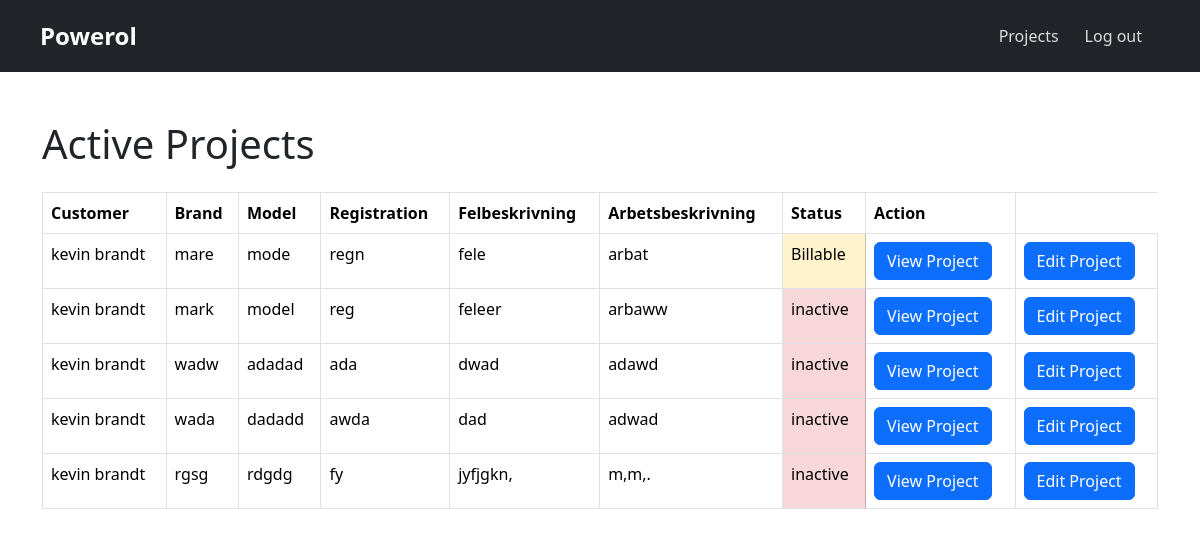
/all_projects.php (signed in), run on an earlier commit of the app's database.
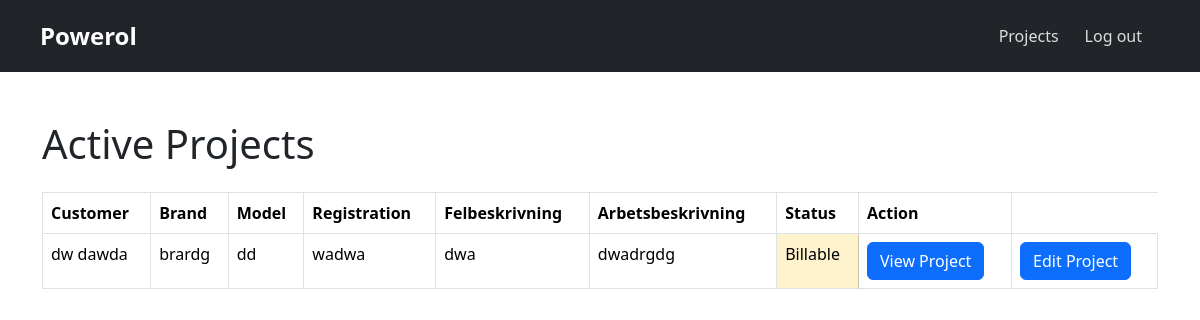
And on a later commit of the database.
### tables this page shows
CREATE TABLE `table_projekt` (
  `id_projekt` int(11) NOT NULL,
  `pt_felbeskrivning` varchar(520) NOT NULL,
  `pt_arbetsbeskrivning` varchar(520) NOT NULL,
  `pt_status_fk` int(11) NOT NULL,
  `customer_fk` int(11) DEFAULT NULL,
  `created_by_user_fk` int(11) NOT NULL,
  `car_brand` varchar(255) NOT NULL,
  `car_model` varchar(255) NOT NULL,
  `car_reg` varchar(255) NOT NULL
);

CREATE TABLE `table_status` (
  `id_status` int(11) NOT NULL,
  `status_name` varchar(50) NOT NULL
);

### includes/functions.php (called while the page is built, shortened)
<?php
function getAllProjects($pdo) {
    try {
        $stmt = $pdo->query("
            SELECT
                p.id_projekt,
                CONCAT(c.cust_fname, ' ', c.cust_lname) AS customer_name,
                p.pt_felbeskrivning,
                p.pt_arbetsbeskrivning,
                p.car_brand,
                p.car_model,
                p.car_reg,
                s.status_name,
                p.pt_status_fk
            FROM table_projekt p
            JOIN table_customer c ON p.customer_fk = c.id_cust
            JOIN table_status s ON p.pt_status_fk = s.id_status
        ");
        return $stmt;
    } catch (PDOException $e) {
        throw new Exception("Error retrieving active projects: " . $e->getMessage());
    }
}
?>

### all_projects.php (the view, shortened to what this page needs)
<?php
include_once 'includes/header.php';
echo "<div class='container mt-5'>";
echo "<h1 class='mb-4'>Active Projects</h1>";
try {
    $stmt = getAllProjects($pdo);
    if ($stmt && $stmt->rowCount() > 0) {
        echo "<div class='table-responsive'>";
        echo "<table class='table table-bordered table-hover'>
                <thead class='thead-dark'>
                    <tr>
                        <th>Customer</th>
                        <th>Brand</th>
                        <th>Model</th>
                        <th>Registration</th>
                        <th>Felbeskrivning</th>
                        <th>Arbetsbeskrivning</th>
                        <th>Status</th>
                        <th>Action</th>
                    </tr>
                </thead>
                <tbody>";
        foreach ($stmt as $row) {
            $status_color_class = '';
            switch ($row['pt_status_fk']) {
                case 2:
                    $status_color_class = 'table-danger';
                    break;
                case 3:
                    $status_color_class = 'table-warning';
                    break;
            }
            $felbeskrivning = strlen($row['pt_felbeskrivning']) > 100
                ? substr($row['pt_felbeskrivning'], 0, 100) . '...'
                : $row['pt_felbeskrivning'];
            $arbetsbeskrivning = strlen($row['pt_arbetsbeskrivning']) > 100
                ? substr($row['pt_arbetsbeskrivning'], 0, 100) . '...'
                : $row['pt_arbetsbeskrivning'];
            echo "<tr>
                    <td>" . $row['customer_name'] . "</td>
                    <td>" . $row['car_brand'] . "</td>
                    <td>" . $row['car_model'] . "</td>
                    <td>" . $row['car_reg'] . "</td>
                    <td>" . $felbeskrivning . "</td>
                    <td>" . $arbetsbeskrivning . "</td>
                    <td class='$status_color_class'>" . $row['status_name'] . "</td>
                    <td>
                        <a href='single-project.php?id=" . $row['id_projekt'] . "' class='btn btn-primary'>View Project</a>
                    </td>
                    <td>
                        <a href='edit-single-project.php?id=" . $row['id_projekt'] . "' class='btn btn-primary'>Edit Project</a>
                    </td>
                  </tr>";
        }
        echo "</tbody></table>";
    } else {
        echo "<div class='alert alert-info' role='alert'>No active projects found.</div>";
    }
} catch (Exception $e) {
    echo "<div class='alert alert-danger' role='alert'>Error: " . $e->getMessage() . "</div>";
}
echo "</div>";
?>

### includes/header.php (shortened to what this page needs)
 <?php
require_once 'includes/functions.php';
$menuLinks = array(
  array(
    "title" => "Projects",
    "url" => "project.php"
  )
);
?>
<!DOCTYPE html>
<html>
<head>
<link href="https://cdn.jsdelivr.net/npm/bootstrap@5.3.3/dist/css/bootstrap.min.css" rel="stylesheet">
<link rel="stylesheet" href="assets/css/style.css">
</head>
<body>
<header class="container-fluid bg-dark">
    <nav class="navbar navbar-expand-lg navbar-dark bg-dark">
        <div class="container-fluid">
            <a class="navbar-brand" href="project.php">Powerol</a>
            <div class="collapse navbar-collapse justify-content-end" id="navbarNav">
                <ul class="navbar-nav">
                    <?php
                    if(isset($_SESSION['user_id'])){
                        foreach($menuLinks as $menuItem){
                            $activeClass = ($_SERVER['PHP_SELF'] === '/' . $menuItem['url']) ? 'active' : '';
                            echo "<li class='nav-item'>
                                <a class='nav-link $activeClass' href='{$menuItem['url']}'>{$menuItem['title']}</a>
                            </li>";
                        }
                    }
                    if(isset($_SESSION['user_id'])){
                        echo "<li class='nav-item'>
                            <a class='nav-link' href='?logout=1'>Log out</a>
                        </li>";
                    }
                    ?>
                </ul>
            </div>
        </div>
    </nav>
</header>
</body>
</html>

What changed in the data, as far as the page shows it:
no longer on this page (row edited): table_projekt: customer_name "kevin brandt", car_brand "mare", car_model "mode", car_reg "regn", pt_felbeskrivning "fele", pt_arbetsbeskrivning "arbat", pt_status_fk.status_name "Billable"
no longer on this page (row edited): table_projekt: customer_name "kevin brandt", car_brand "mark", car_model "model", car_reg "reg", pt_felbeskrivning "feleer", pt_arbetsbeskrivning "arbaww", pt_status_fk.status_name "inactive"
no longer on this page (row edited): table_projekt: customer_name "kevin brandt", car_brand "wadw", car_model "adadad", car_reg "ada", pt_felbeskrivning "dwad", pt_arbetsbeskrivning "adawd", pt_status_fk.status_name "inactive"
no longer on this page (row edited): table_projekt: customer_name "kevin brandt", car_brand "wada", car_model "dadadd", car_reg "awda", pt_felbeskrivning "dad", pt_arbetsbeskrivning "adwad", pt_status_fk.status_name "inactive"
no longer on this page (row edited): table_projekt: customer_name "kevin brandt", car_brand "rgsg", car_model "rdgdg", car_reg "fy", pt_felbeskrivning "jyfjgkn,", pt_arbetsbeskrivning "m,m,.", pt_status_fk.status_name "inactive"
added table_projekt: customer_name "dw dawda", car_brand "brardg", car_model "dd", car_reg "wadwa", pt_felbeskrivning "dwa", pt_arbetsbeskrivning "dwadrgdg", pt_status_fk.status_name "Billable"
